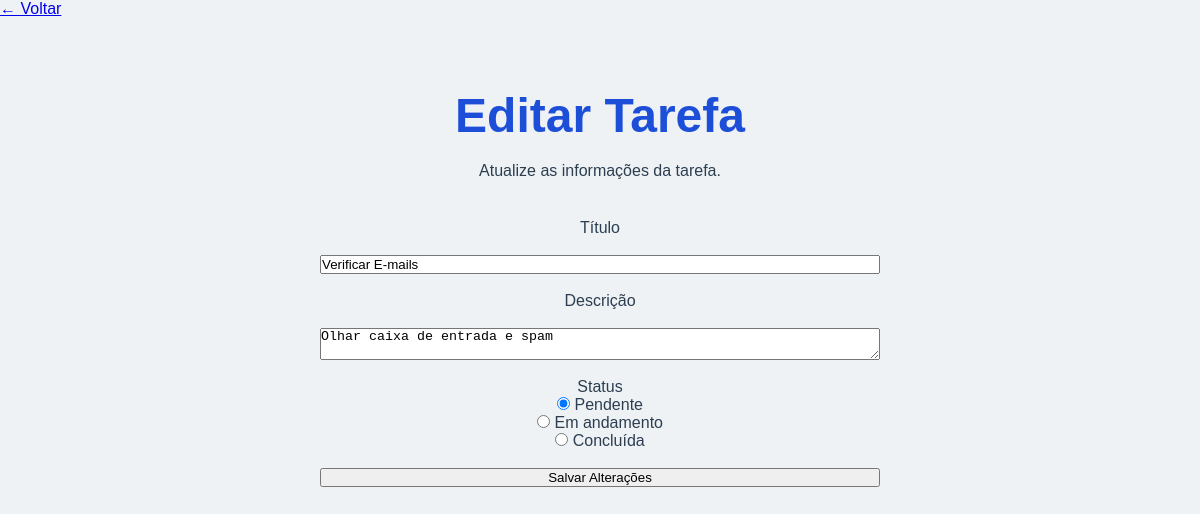
/editar/11, run on the app's committed database.
### tables this page shows
CREATE TABLE tarefas (

            id INTEGER PRIMARY KEY AUTOINCREMENT,

            titulo TEXT NOT NULL,

            descricao TEXT NOT NULL,

            status TEXT NOT NULL

        );

### src/app.py (the view, shortened to what this page needs)
@app.route("/editar/<int:id>", methods=["GET", "POST"])
@app.route("/editar/<int:id>", methods=["GET", "POST"])
def atualizar_tarefa(id):
    tarefa = buscar_tarefa(id)
    return render_template(
        "editar_tarefa.html",
        tarefa=tarefa
    )

### src/database.py (called while the page is built)
def buscar_tarefa(id):
    conexao = sqlite3.connect("taskflow.db")
    conexao.row_factory = sqlite3.Row
    cursor = conexao.cursor()
    cursor.execute(
        "SELECT * FROM tarefas WHERE id = ?",
        (id,)
    )
    tarefa = cursor.fetchone()
    conexao.close()
    return tarefa

### src/templates/editar_tarefa.html (shortened to what this page needs)
<!DOCTYPE html>
<html lang="pt-BR">
<head>
    <link rel="stylesheet" href="../static/css/style.css">
</head>
<body>
    <a href="/tarefas" class="back-link">← Voltar</a>
    <main>
        <section class="form-container">
            <h1>Editar Tarefa</h1>
            <p>
                Atualize as informações da tarefa.
            </p>
            <form method="POST">
                <label for="titulo">Título</label>
                <input
                    type="text"
                    id="titulo"
                    name="titulo"
                    value="{{ tarefa.titulo }}"
                    required
                >
                <label for="descricao">Descrição</label>
                <textarea
                    id="descricao"
                    name="descricao"
                    required
                >{{ tarefa.descricao }}</textarea>
                <div class="status-group">
                    <label>Status</label>
                    <div>
                        <input
                            type="radio"
                            id="pendente"
                            name="status"
                            value="pendente"
                            {% if tarefa.status == "pendente" %}checked{% endif %}
                        >
                        <label for="pendente">Pendente</label>
                    </div>
                    <div>
                        <input
                            type="radio"
                            id="andamento"
                            name="status"
                            value="em_andamento"
                        >
                        <label for="andamento">Em andamento</label>
                    </div>
                    <div>
                        <input
                            type="radio"
                            id="concluida"
                            name="status"
                            value="concluida"
                        >
                        <label for="concluida">Concluída</label>
                    </div>
                </div>
                <button type="submit">
                    Salvar Alterações
                </button>
            </form>
        </section>
    </main>
</body>
</html>

### src/static/css/style.css (style rules this page uses)
* { margin: 0; padding: 0; box-sizing: border-box; }
body { font-family: Arial, Helvetica, sans-serif; background-color: #eef2f5; color: #2c3e50; }
main { display: flex; justify-content: center; padding: 50px 20px; }
.form-container { width: 100%; max-width: 600px; padding: 20px; text-align: center; }
form { display: flex; flex-direction: column; gap: 18px; margin-top: 30px; }
.hero h1, .form-container h1, .tasks-container h1 { font-size: 3rem; color: #1d4ed8; margin-bottom: 15px; }
.hero p, .form-container p { font-size: 1rem; line-height: 1.6; margin-bottom: 35px; }

### data on the page
tarefas: titulo "Verificar E-mails", descricao "Olhar caixa de entrada e spam", status "☑ Pendente", status "☐ Em andamento", status "☐ Concluída"
